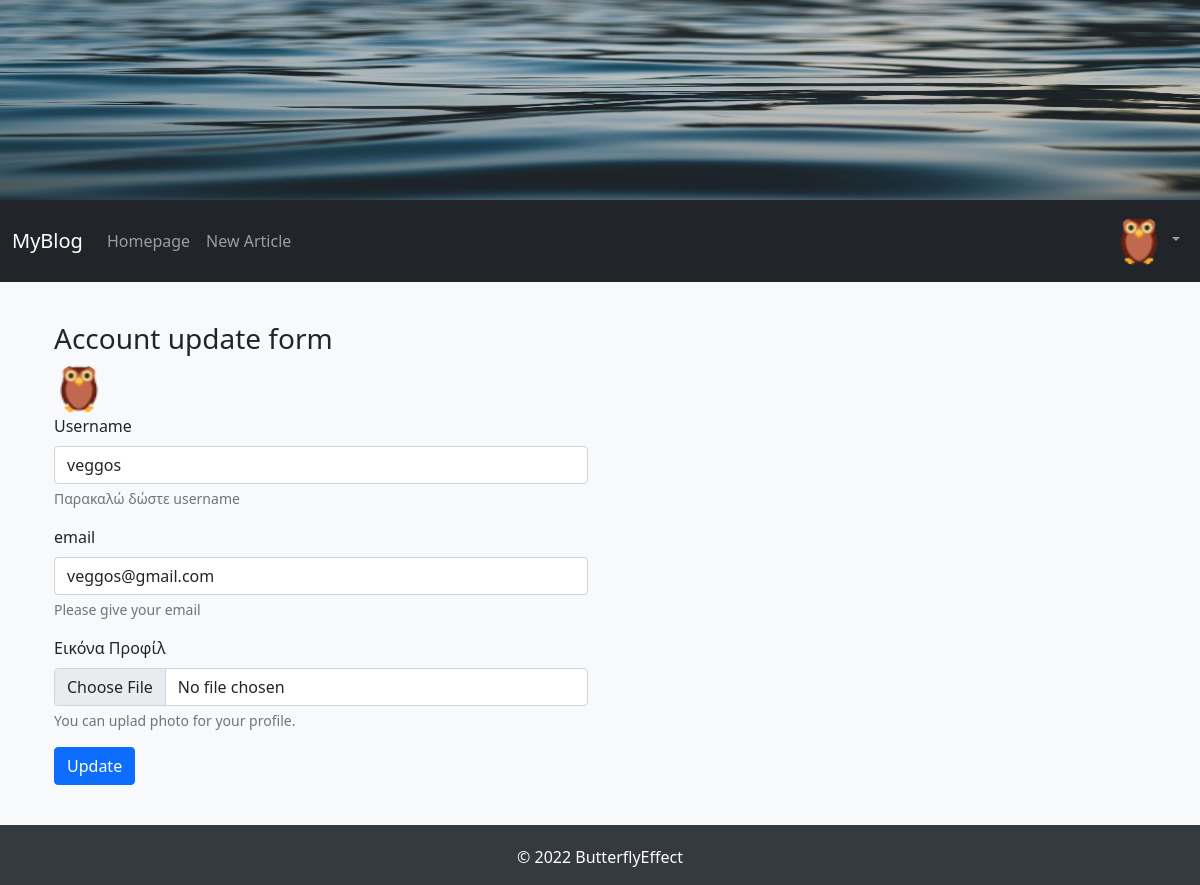
/account/ (signed in), run on an earlier commit of the app's database.
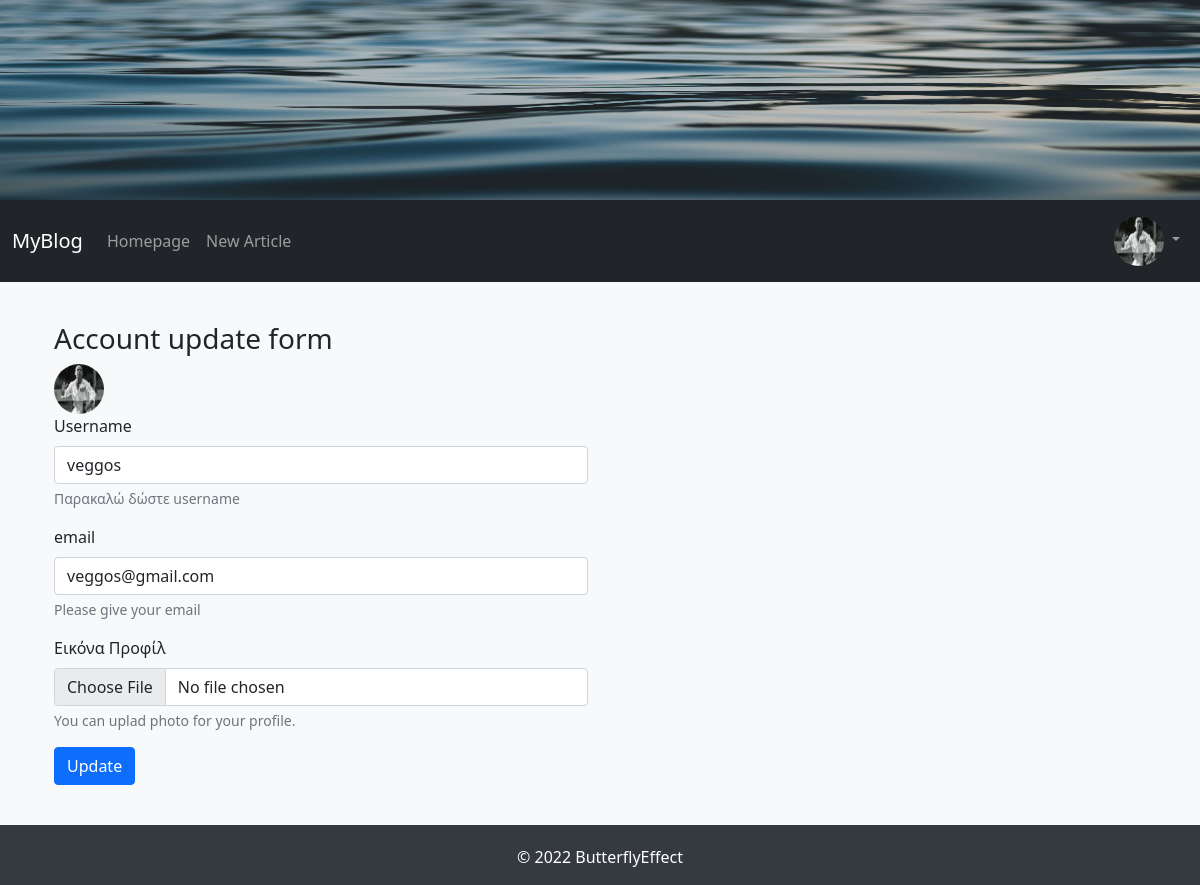
And on a later commit of the database.
### FlaskBlogApp/models.py (models this page shows, shortened)
class User(db.Model, UserMixin):
    id = db.Column(db.Integer, primary_key=True)
    username = db.Column(db.String(15), unique=True, nullable=False)
    email = db.Column(db.String(150), unique=True, nullable=False)
    password = db.Column(db.String(36), nullable=False)
    profile_image = db.Column(db.String(30), default='default_profile_image.jpg')
    articles = db.relationship('Article', backref='author', lazy=True)

### FlaskBlogApp/routes.py (the view, shortened to what this page needs)
@app.route("/account/", methods=['GET', 'POST'])
@login_required
def account():
    form = AccountUpdateForm(username=current_user.username, email=current_user.email)
    return render_template("account_update.html", form=form)

### FlaskBlogApp/forms.py (shortened to what this page needs)
class AccountUpdateForm(FlaskForm):
    username = StringField(label="Username",
                           validators=[DataRequired(message="Αυτό το πεδίο δε μπορεί να είναι κενό."),
                                       Length(min=3, max=15, message="Αυτό το πεδίο πρέπει να είναι από 3 έως 15 χαρακτήρες")])
    email = StringField(label="email",
                           validators=[DataRequired(message="Αυτό το πεδίο δε μπορεί να είναι κενό."),
                                       Email(message="Παρακαλώ εισάγετε ένα σωστό email")])
    profile_image = FileField('Εικόνα Προφίλ', validators=[Optional(strip_whitespace=True),
                                                           FileAllowed([ 'jpg', 'jpeg', 'png' ],
                                                            'Επιτρέπονται μόνο αρχεία εικόνων τύπου jpg, jpeg και png!'),
                                                           maxImageSize(max_size=2)])
    submit = SubmitField('Update')

### FlaskBlogApp/models.py (called while the page is built)
@login_manager.user_loader
def load_user(user_id):
	return User.query.get(int(user_id))

### FlaskBlogApp/templates/account_update.html (shortened to what this page needs)
{% extends "base.html" %}
{% block content %}
<div class="container login-container">
	<div class="row">
		<div class="col-md-6 login-form-1">
			<h3>Account update form</h3>
			<img class="rounded-circle navbar-profile-image" src="{{ url_for('static', filename='images/profiles_images/'+current_user.profile_image) }}" alt="{{ current_user.username }}" data-holder-rendered="true" data-bs-toggle="tooltip" data-bs-placement="top", title="{{ current_user.username }}" >
			<form action="#" method="POST" enctype="multipart/form-data">
				<div class="mb-3">
                    {{ form.username.label(class="form-label") }}
                    {{ form.username(class="form-control", required=False) }}
                    <div id="usernameHelp" class="form-text">Παρακαλώ δώστε username</div>
                </div>
				<div class="mb-3">
					{{ form.email.label(class="form-label") }}
					{{ form.email(class="form-control", required=False) }}
					<div id="emailHelp" class="form-text">Please give your email</div>
				</div>
				<div class="mb-3">
					{{ form.profile_image.label(class="form-label") }}
					{{ form.profile_image(class="form-control") }}
					<div id="emailHelp" class="form-text">You can uplad photo for your profile.</div>
				</div>
				<div class="mb-3">
					{{ form.submit(class="btn btn-primary") }}
				</div>
			</form>
		</div>
	</div>
</div>
{% endblock content %}

### FlaskBlogApp/templates/navbar.html (shortened to what this page needs)
<nav class="navbar navbar-expand-lg navbar-dark bg-dark">
  <div class="container-fluid">
    <a class="navbar-brand" href="/">MyBlog</a>
    <div class="collapse navbar-collapse" id="navbarNav">
      <ul class="navbar-nav me-auto mb-2 mb-lg-0">
        <li class="nav-item">
          <a class="nav-link" aria-current="page" href="/">Homepage</a>
        </li>
        <li class="nav-item">
          <a class="nav-link" href="/new_article/">New Article</a>
        </li>
      </ul>
      <ul class="nav navbar-nav navbar-right">
        {% if current_user.is_authenticated %}
        <li class="nav-item dropdown">
          <a class="nav-link dropdown-toggle" href="#" id="navbarDropdown" role="button" data-bs-toggle="dropdown" aria-expanded="false">
              <img class="rounded-circle navbar-profile-image" src="{{ url_for('static', filename='images/profiles_images/'+current_user.profile_image) }}" alt="{{ current_user.username }}" data-holder-rendered="true" data-bs-toggle="tooltip" data-bs-placement="top", title="{{ current_user.username }}" >
            </a>
        </li>
        {% endif %}
      </ul>
    </div>
  </div>
</nav>

What changed in the data, as far as the page shows it:
changed User "veggos": profile_image: picture added in place of a placeholder
